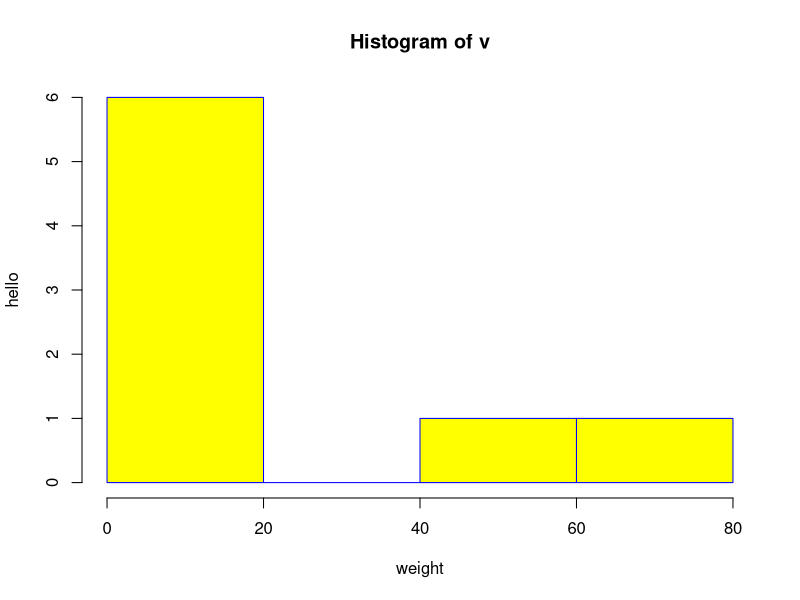
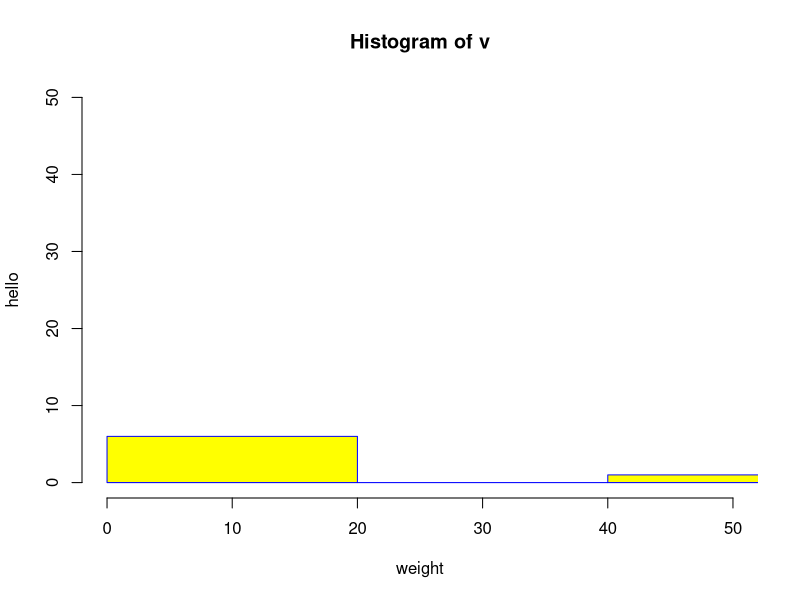

Write R code to recreate these figures, in order.
x<-c(1,2,3,4,4,5,6,5,7,6,7,7,7)
meanvalue<-mean(x)
meanvalue
medianvalue<-median(x)
medianvalue


getmode<-function(v){
	uniqv<-unique(v)
	uniqv[which.max(tabulate(match(v,uniqv)))]
}

result<-getmode(x)
result
charv<-c('a','a','v','c')
result<-getmode(charv)
result

#quartile

faithful
duration<-faithful$eruptions
duration
quantile(duration)
IQR(duration)


#histogram
v<-c(12,3,54,6,6,4,7,78)
hist(v,xlab="weight",ylab="hello",col="yellow",border="blue")
hist(v,xlab="weight",ylab="hello",col="yellow",border="blue",xlim=c(0,50),ylim=c(0,50),breaks=5)
